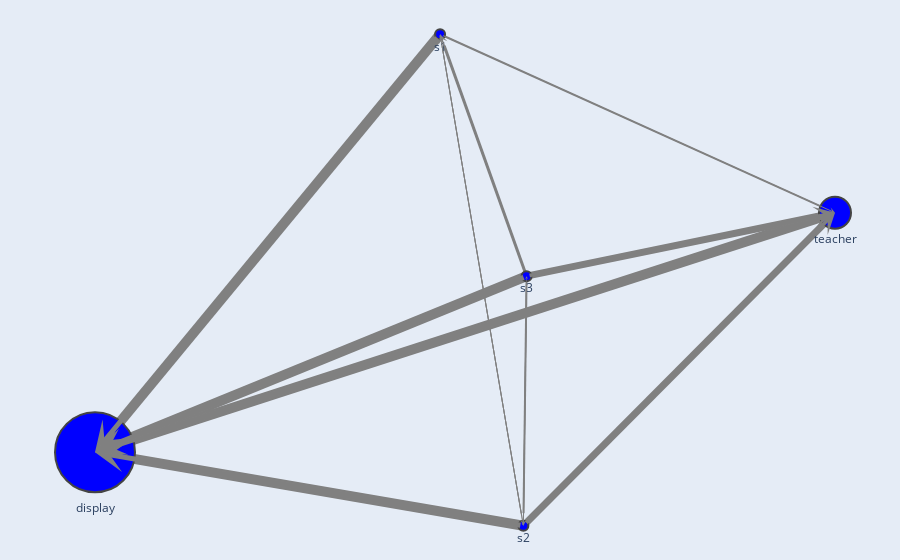

This figure's notebook cell:
### Code cell
size_factor = 1
node_size_factor = 2

# Create the graph
G = nx.DiGraph()
for _, row in dff.iterrows():
    observer, observed, count = row['observer'], row['observed'], row['count']
    G.add_edge(observer, observed, weight=count)

# Node positions
pos = nx.spring_layout(G)

# Extract node and edge traces
edge_trace = []
node_trace = []
node_size = []

for edge in G.edges():
    x0, y0 = pos[edge[0]]
    x1, y1 = pos[edge[1]]
    weight = G[edge[0]][edge[1]]['weight']

    # Calculate arrowhead position, adjust endpoint to avoid overlap
    vec = [x1 - x0, y1 - y0]
    vec_length = (vec[0]**2 + vec[1]**2)**0.5
    norm_vec = [vec[0]/vec_length, vec[1]/vec_length]
    offset = 0.025  # Adjust this value based on your needs
    arrow_x1 = x1 - norm_vec[0]*offset
    arrow_y1 = y1 - norm_vec[1]*offset

    edge_trace.append(go.Scatter(
        x=[x0, arrow_x1, None], y=[y0, arrow_y1, None],
        line=dict(width=weight*size_factor, color='grey'), # Adjust line width by weight
        hoverinfo='none',
        mode='lines'))
    

for node in G.nodes():
    x, y = pos[node]

    # Make the size of the node proportional to the weight of its incoming edges
    incoming_edges = G.in_edges(node)
    incoming_edges_weight = max(5, sum([G[edge[0]][edge[1]]['weight'] for edge in incoming_edges]))

    node_trace.append(go.Scatter(
        x=[x], y=[y],
        text=[node],
        mode='markers+text',
        textposition="bottom center",
        hoverinfo='text',
        marker=dict(
            showscale=False,
            color='blue',
            size=node_size_factor*incoming_edges_weight, # Adjust the size multiplier as needed
            line_width=2)))

# Create a figure
fig = go.Figure(data=edge_trace + node_trace,
                layout=go.Layout(
                    showlegend=False,
                    hovermode='closest',
                    margin=dict(b=0, l=0, r=0, t=0),
                    xaxis=dict(showgrid=False, zeroline=False, showticklabels=False),
                    yaxis=dict(showgrid=False, zeroline=False, showticklabels=False))
                )

# Add edges as line traces
for edge in G.edges():
    x0, y0 = pos[edge[0]]
    x1, y1 = pos[edge[1]]
    weight = G[edge[0]][edge[1]]['weight']

    # Add an arrowhead as an annotation
    fig.add_annotation(
        x=x1, y=y1,
        ax=x0, ay=y0,
        xref='x', yref='y',
        axref='x', ayref='y',
        showarrow=True,
        arrowhead=3,  # Arrow style, change this value to get different arrow types
        arrowsize=1,  # Arrow size, adjust as needed
        arrowwidth=weight*0.5,  # Arrow width, scaled by weight
        arrowcolor='grey'
    )

fig.show()

# Save figure as a png
fig.write_image("network_graph.png")

### Figure 1 — Plotly figure (JSON) as saved in the notebook; plotly's stock layout.template omitted (floating-point values rounded to 4 significant figures)
{"data": [{"hoverinfo": "none", "line": {"color": "grey", "width": 10}, "mode": "lines", "type": "scatter", "x": [-0.1129, -0.9817, null], "y": [0.5262, -0.2837, null]}, {"hoverinfo": "none", "line": {"color": "grey", "width": 2}, "mode": "lines", "type": "scatter", "x": [-0.1129, 0.8787, null], "y": [0.5262, 0.1813, null]}, {"hoverinfo": "none", "line": {"color": "grey", "width": 1}, "mode": "lines", "type": "scatter", "x": [-0.1129, 0.09579, null], "y": [0.5262, -0.4218, null]}, {"hoverinfo": "none", "line": {"color": "grey", "width": 10}, "mode": "lines", "type": "scatter", "x": [0.9023, -0.9757, null], "y": [0.1731, -0.2947, null]}, {"hoverinfo": "none", "line": {"color": "grey", "width": 10}, "mode": "lines", "type": "scatter", "x": [0.1012, -0.9752, null], "y": [-0.4462, -0.304, null]}, {"hoverinfo": "none", "line": {"color": "grey", "width": 7}, "mode": "lines", "type": "scatter", "x": [0.1012, 0.8825, null], "y": [-0.4462, 0.1578, null]}, {"hoverinfo": "none", "line": {"color": "grey", "width": 1}, "mode": "lines", "type": "scatter", "x": [0.1012, -0.1075, null], "y": [-0.4462, 0.5018, null]}, {"hoverinfo": "none", "line": {"color": "grey", "width": 1}, "mode": "lines", "type": "scatter", "x": [0.1012, 0.109, null], "y": [-0.4462, 0.02258, null]}, {"hoverinfo": "none", "line": {"color": "grey", "width": 10}, "mode": "lines", "type": "scatter", "x": [0.1095, -0.9761, null], "y": [0.04758, -0.2932, null]}, {"hoverinfo": "none", "line": {"color": "grey", "width": 7}, "mode": "lines", "type": "scatter", "x": [0.1095, 0.8776, null], "y": [0.04758, 0.1692, null]}, {"hoverinfo": "none", "line": {"color": "grey", "width": 3}, "mode": "lines", "type": "scatter", "x": [0.1095, -0.1024, null], "y": [0.04758, 0.5036, null]}, {"hoverinfo": "none", "line": {"color": "grey", "width": 2}, "mode": "lines", "type": "scatter", "x": [0.1095, 0.1016, null], "y": [0.04758, -0.4212, null]}, {"hoverinfo": "text", "marker": {"color": "blue", "line": {"width": 2}, "showscale": false, "size": 10}, "mode": "markers+text", "text": ["s1"], "textposition": "bottom center", "type": "scatter", "x": [-0.1129], "y": [0.5262]}, {"hoverinfo": "text", "marker": {"color": "blue", "line": {"width": 2}, "showscale": false, "size": 80}, "mode": "markers+text", "text": ["display"], "textposition": "bottom center", "type": "scatter", "x": [-1], "y": [-0.3007]}, {"hoverinfo": "text", "marker": {"color": "blue", "line": {"width": 2}, "showscale": false, "size": 32}, "mode": "markers+text", "text": ["teacher"], "textposition": "bottom center", "type": "scatter", "x": [0.9023], "y": [0.1731]}, {"hoverinfo": "text", "marker": {"color": "blue", "line": {"width": 2}, "showscale": false, "size": 10}, "mode": "markers+text", "text": ["s2"], "textposition": "bottom center", "type": "scatter", "x": [0.1012], "y": [-0.4462]}, {"hoverinfo": "text", "marker": {"color": "blue", "line": {"width": 2}, "showscale": false, "size": 10}, "mode": "markers+text", "text": ["s3"], "textposition": "bottom center", "type": "scatter", "x": [0.1095], "y": [0.04758]}], "layout": {"annotations": [{"arrowcolor": "grey", "arrowhead": 3, "arrowsize": 1, "arrowwidth": 5, "ax": -0.1129, "axref": "x", "ay": 0.5262, "ayref": "y", "showarrow": true, "x": -1, "xref": "x", "y": -0.3007, "yref": "y"}, {"arrowcolor": "grey", "arrowhead": 3, "arrowsize": 1, "arrowwidth": 1, "ax": -0.1129, "axref": "x", "ay": 0.5262, "ayref": "y", "showarrow": true, "x": 0.9023, "xref": "x", "y": 0.1731, "yref": "y"}, {"arrowcolor": "grey", "arrowhead": 3, "arrowsize": 1, "arrowwidth": 0.5, "ax": -0.1129, "axref": "x", "ay": 0.5262, "ayref": "y", "showarrow": true, "x": 0.1012, "xref": "x", "y": -0.4462, "yref": "y"}, {"arrowcolor": "grey", "arrowhead": 3, "arrowsize": 1, "arrowwidth": 5, "ax": 0.9023, "axref": "x", "ay": 0.1731, "ayref": "y", "showarrow": true, "x": -1, "xref": "x", "y": -0.3007, "yref": "y"}, {"arrowcolor": "grey", "arrowhead": 3, "arrowsize": 1, "arrowwidth": 5, "ax": 0.1012, "axref": "x", "ay": -0.4462, "ayref": "y", "showarrow": true, "x": -1, "xref": "x", "y": -0.3007, "yref": "y"}, {"arrowcolor": "grey", "arrowhead": 3, "arrowsize": 1, "arrowwidth": 3.5, "ax": 0.1012, "axref": "x", "ay": -0.4462, "ayref": "y", "showarrow": true, "x": 0.9023, "xref": "x", "y": 0.1731, "yref": "y"}, {"arrowcolor": "grey", "arrowhead": 3, "arrowsize": 1, "arrowwidth": 0.5, "ax": 0.1012, "axref": "x", "ay": -0.4462, "ayref": "y", "showarrow": true, "x": -0.1129, "xref": "x", "y": 0.5262, "yref": "y"}, {"arrowcolor": "grey", "arrowhead": 3, "arrowsize": 1, "arrowwidth": 0.5, "ax": 0.1012, "axref": "x", "ay": -0.4462, "ayref": "y", "showarrow": true, "x": 0.1095, "xref": "x", "y": 0.04758, "yref": "y"}, {"arrowcolor": "grey", "arrowhead": 3, "arrowsize": 1, "arrowwidth": 5, "ax": 0.1095, "axref": "x", "ay": 0.04758, "ayref": "y", "showarrow": true, "x": -1, "xref": "x", "y": -0.3007, "yref": "y"}, {"arrowcolor": "grey", "arrowhead": 3, "arrowsize": 1, "arrowwidth": 3.5, "ax": 0.1095, "axref": "x", "ay": 0.04758, "ayref": "y", "showarrow": true, "x": 0.9023, "xref": "x", "y": 0.1731, "yref": "y"}, {"arrowcolor": "grey", "arrowhead": 3, "arrowsize": 1, "arrowwidth": 1.5, "ax": 0.1095, "axref": "x", "ay": 0.04758, "ayref": "y", "showarrow": true, "x": -0.1129, "xref": "x", "y": 0.5262, "yref": "y"}, {"arrowcolor": "grey", "arrowhead": 3, "arrowsize": 1, "arrowwidth": 1, "ax": 0.1095, "axref": "x", "ay": 0.04758, "ayref": "y", "showarrow": true, "x": 0.1012, "xref": "x", "y": -0.4462, "yref": "y"}], "hovermode": "closest", "margin": {"b": 0, "l": 0, "r": 0, "t": 0}, "showlegend": false, "xaxis": {"showgrid": false, "showticklabels": false, "zeroline": false}, "yaxis": {"showgrid": false, "showticklabels": false, "zeroline": false}}}
